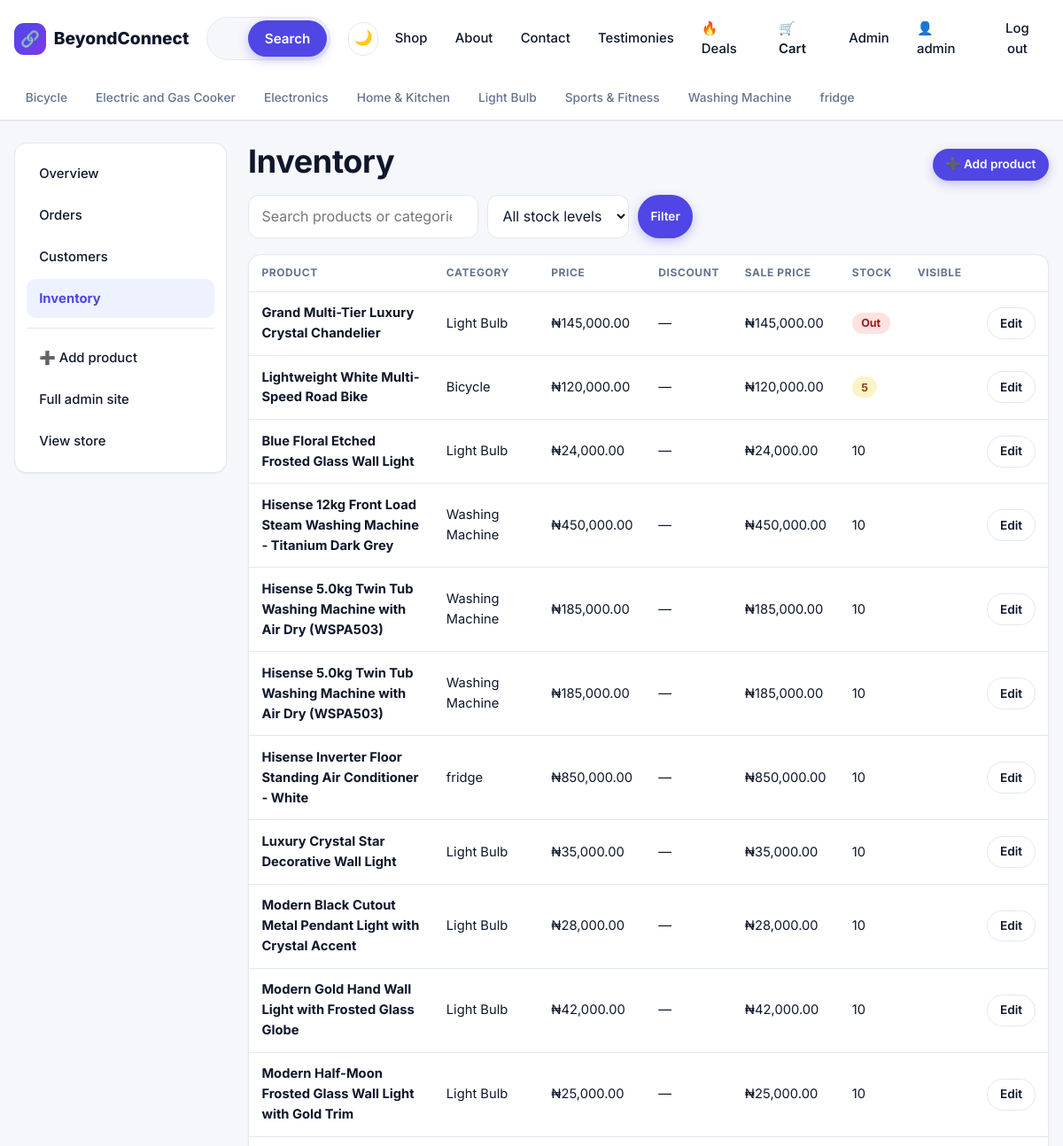
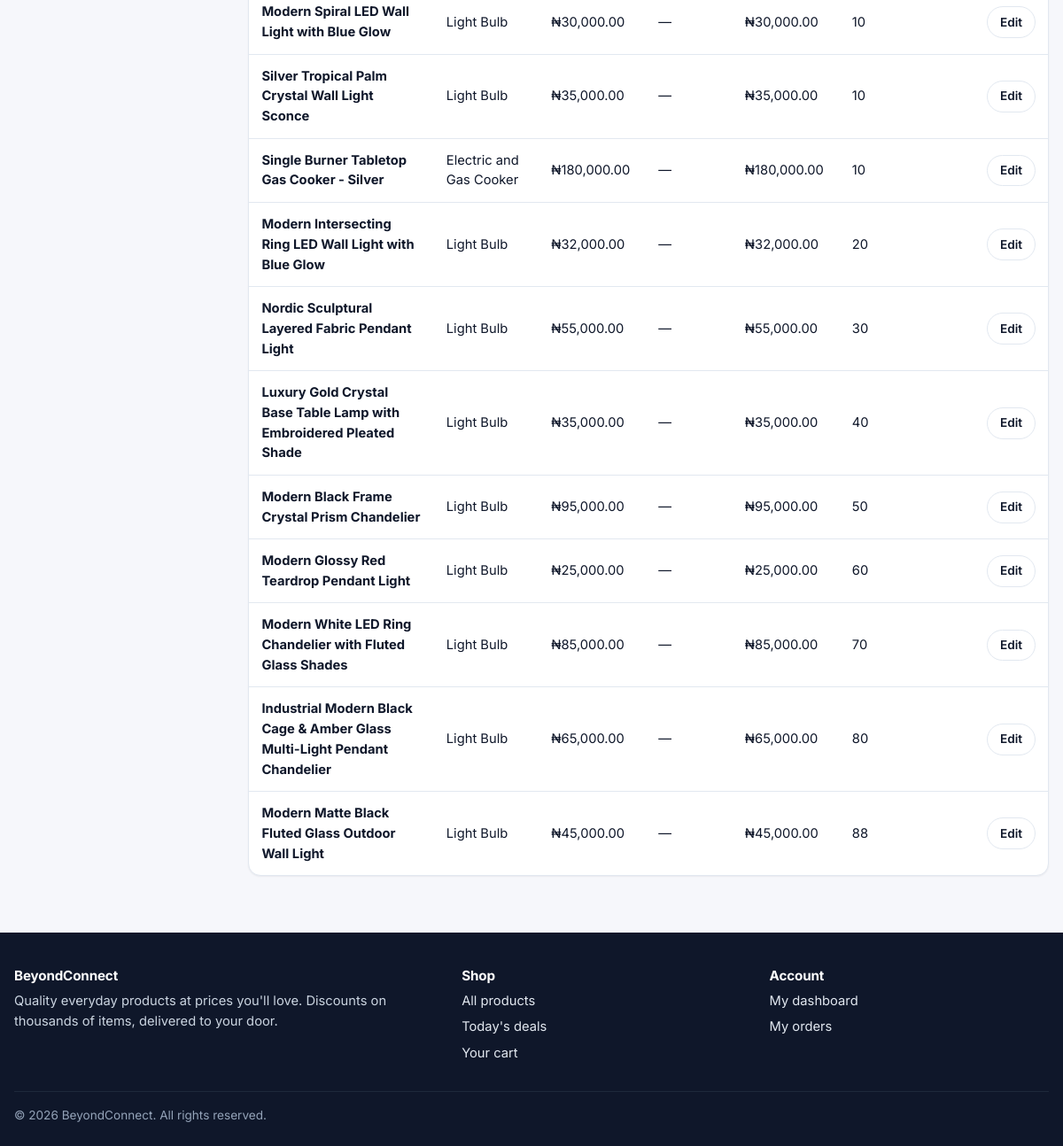
The page /manage/inventory/ (signed in) on the database as committed earlier (2 pictures, top to bottom).
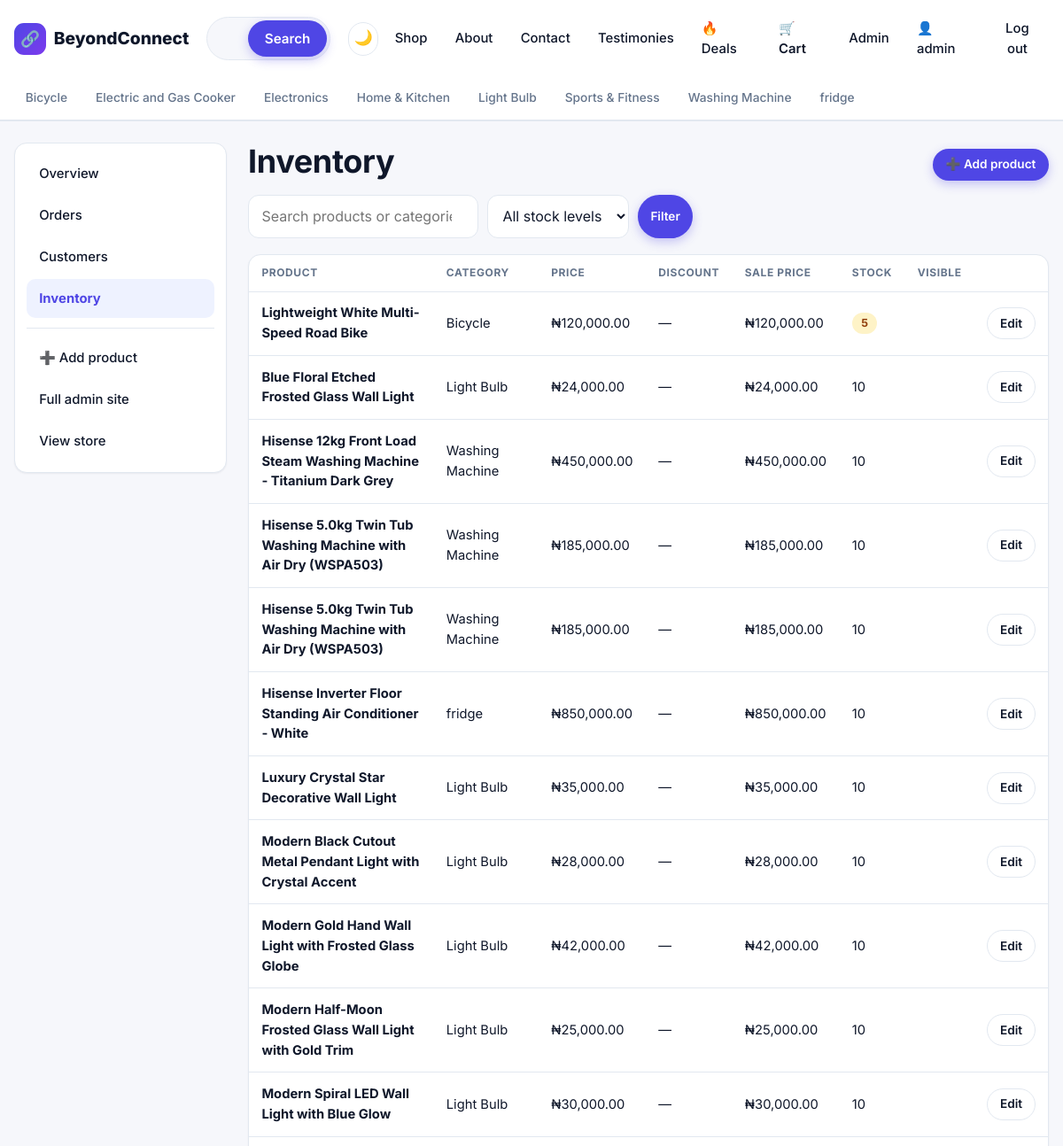
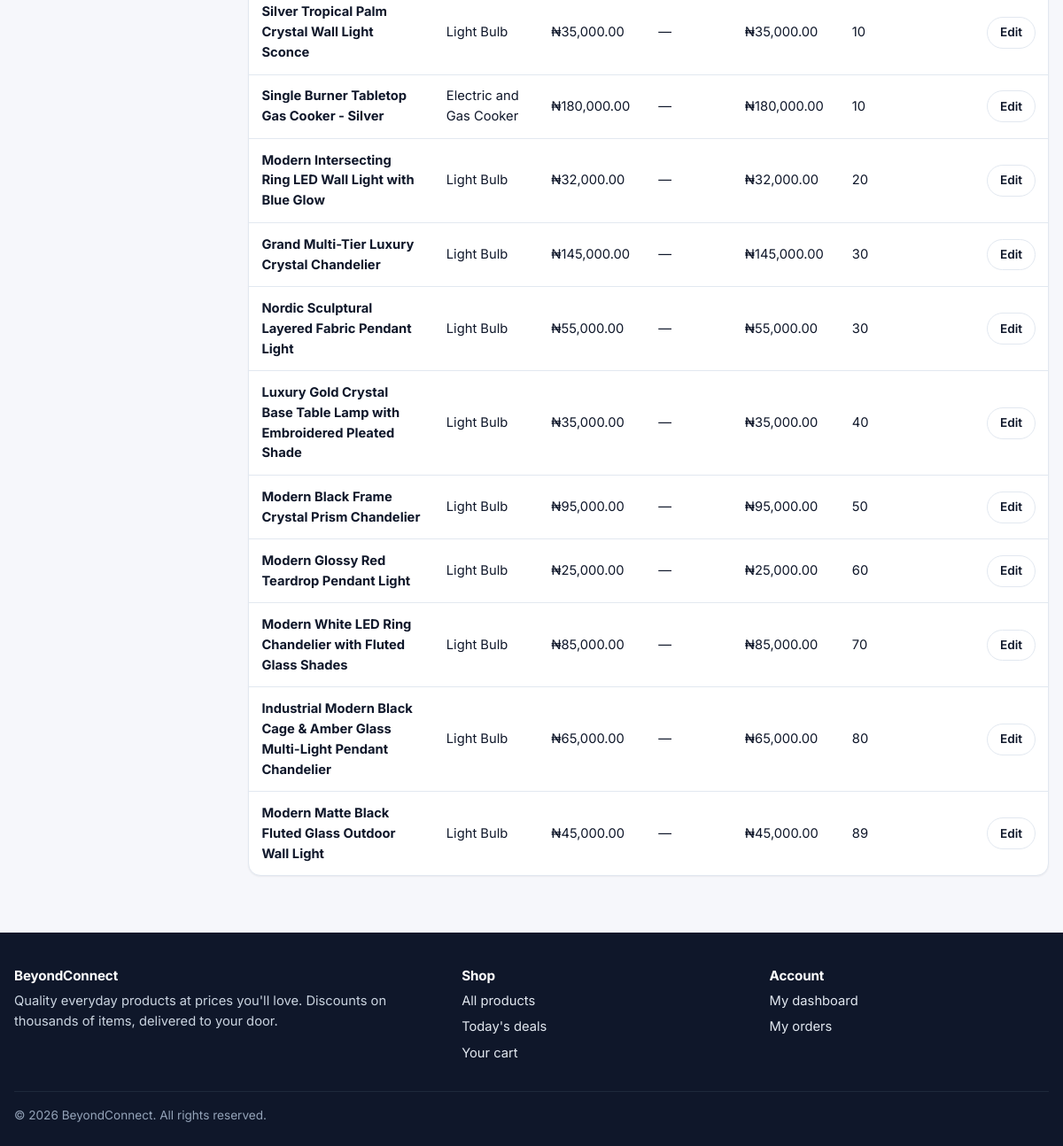
The same page on the database as committed later (2 pictures, top to bottom).
### store/models.py (models this page shows, shortened)
class Category(models.Model):
    name = models.CharField(max_length=100, unique=True)
    slug = models.SlugField(max_length=110, unique=True, blank=True)
    icon = models.CharField(max_length=8, blank=True, default="🛍️", help_text="An emoji shown on category chips.")
    description = models.TextField(blank=True)
    class Meta:
        ordering = ["name"]
        verbose_name_plural = "categories"
    def get_absolute_url(self):
        return reverse("store:category", args=[self.slug])

class Product(models.Model):
    category = models.ForeignKey(Category, on_delete=models.PROTECT, related_name="products")
    name = models.CharField(max_length=200)
    slug = models.SlugField(max_length=220, unique=True, blank=True)
    description = models.TextField()
    price = models.DecimalField(
        "original price",
        max_digits=10,
        decimal_places=2,
        validators=[MinValueValidator(Decimal("0.01"))],
    )
    discount_percent = models.PositiveSmallIntegerField(
        default=0,
        validators=[MaxValueValidator(90)],
        help_text="0-90. The discounted price is calculated automatically.",
    )
    stock = models.PositiveIntegerField(default=0)
    image = models.ImageField(upload_to="products/", blank=True)
    image_url = models.URLField(blank=True, help_text="Optional: use an external image instead of uploading one.")
    is_active = models.BooleanField(default=True, help_text="Untick to hide the product from the store.")
    is_featured = models.BooleanField(default=False)
    created_at = models.DateTimeField(auto_now_add=True)
    updated_at = models.DateTimeField(auto_now=True)
    class Meta:
        ordering = ["-created_at"]
    @property
    def has_discount(self):
        return self.discount_percent > 0
    @property
    def discounted_price(self):
        factor = Decimal(100 - self.discount_percent) / Decimal(100)
        return (Decimal(self.price) * factor).quantize(TWO_PLACES, rounding=ROUND_HALF_UP)
    @property
    def is_low_stock(self):
        return 0 < self.stock <= settings.LOW_STOCK_THRESHOLD

### dashboard/views.py (the view)
# urls.py: path("inventory/", views.inventory, name="inventory"),
@staff_required
def inventory(request):
    query = request.GET.get("q", "").strip()
    stock_filter = request.GET.get("stock", "")
    qs = Product.objects.select_related("category")
    if query:
        qs = qs.filter(Q(name__icontains=query) | Q(category__name__icontains=query))
    if stock_filter == "low":
        qs = qs.filter(stock__gt=0, stock__lte=settings.LOW_STOCK_THRESHOLD)
    elif stock_filter == "out":
        qs = qs.filter(stock=0)
    page = Paginator(qs.order_by("stock", "name"), 25).get_page(request.GET.get("page"))
    context = {
        "page_obj": page,
        "query": query,
        "stock_filter": stock_filter,
        "category_count": Category.objects.count(),
        "section": "inventory",
    }
    return render(request, "dashboard/inventory.html", context)

### dashboard/views.py (called while the page is built)
def staff_required(view_func):
    @wraps(view_func)
    def wrapper(request, *args, **kwargs):
        if not request.user.is_authenticated:
            return redirect_to_login(request.get_full_path(), settings.LOGIN_URL)
        if not request.user.is_staff:
            raise PermissionDenied
        return view_func(request, *args, **kwargs)
    return wrapper

### store/cart.py (called while the page is built)
    def __len__(self):
        return sum(self.items.values())

### store/context_processors.py (called while the page is built)
def site(request):
    return {
        "SITE_NAME": settings.SITE_NAME,
        "CURRENCY": settings.CURRENCY_SYMBOL,
        "FREE_SHIPPING": Decimal(str(settings.FREE_SHIPPING_THRESHOLD)),
        "cart_count": len(Cart(request)),
        "nav_categories": Category.objects.all()[:8],
    }

### store/templatetags/store_extras.py (called while the page is built)
@register.filter
def money(value):
    try:
        amount = Decimal(value)
    except (InvalidOperation, TypeError, ValueError):
        return value
    return f"{settings.CURRENCY_SYMBOL}{amount:,.2f}"

### templates/dashboard/inventory.html (shortened to what this page needs)
{% extends "base.html" %}
{% load store_extras %}
{% block content %}
<div class="dash-grid">
  {% include "dashboard/_side_nav.html" %}
  <div>
    <div class="section-head">
      <h1 style="margin:0">Inventory</h1>
      <a class="btn btn-primary btn-sm" href="{% url 'admin:store_product_add' %}">➕ Add product</a>
    </div>
    <form method="get" class="toolbar" style="margin-top:1rem">
      <div style="display:flex;gap:.6rem;flex-wrap:wrap">
        <input class="input" style="width:260px" type="search" name="q" value="{{ query }}" placeholder="Search products or categories">
        <select name="stock" class="select" onchange="this.form.submit()">
          <option value="">All stock levels</option>
        </select>
        <button class="btn btn-primary btn-sm" type="submit">Filter</button>
      </div>
    </form>
    <div class="card">
      <div class="table-wrap">
        <table class="table">
          <thead><tr><th>Product</th><th>Category</th><th>Price</th><th>Discount</th><th>Sale price</th><th>Stock</th><th>Visible</th><th></th></tr></thead>
          <tbody>
          {% for p in page_obj %}
            <tr>
              <td><strong>{{ p.name }}</strong></td>
              <td>{{ p.category.name }}</td>
              <td>{{ p.price|money }}</td>
              <td>{% if p.has_discount %}<span class="pill pill-sale">-{{ p.discount_percent }}%</span>{% else %}—{% endif %}</td>
              <td>{{ p.discounted_price|money }}</td>
              <td>{% if p.stock == 0 %}<span class="status status-cancelled">Out</span>{% elif p.is_low_stock %}<span class="status status-pending">{{ p.stock }}</span>{% else %}{{ p.stock }}{% endif %}</td>
              <td>{% if p.is_active %}{% else %}{% endif %}</td>
              <td class="right"><a class="btn btn-ghost btn-sm" href="{% url 'admin:store_product_change' p.pk %}">Edit</a></td>
            </tr>
          {% empty %}
            <tr><td colspan="8" class="center muted" style="padding:2rem">No products match.</td></tr>
          {% endfor %}
          </tbody>
        </table>
      </div>
    </div>
  </div>
</div>
{% endblock %}

### templates/base.html (shortened to what this page needs)
{% load static %}<!DOCTYPE html>
<html lang="en">
<head>
  <link rel="stylesheet" href="{% static 'css/style.css' %}">
</head>
<body>
  <header class="site-header">
    <div class="container header-row">
      <a href="{% url 'store:home' %}" class="brand"><span class="brand-mark">🔗</span>{{ SITE_NAME }}</a>
      <form class="search-form" action="{% url 'store:search' %}" method="get" role="search" autocomplete="off">
        <button class="btn btn-primary" type="submit">Search</button>
      </form>
      <nav class="nav" data-nav>
        <button type="button" class="theme-toggle" data-theme-toggle aria-label="Switch to dark mode" title="Switch light / dark mode">🌙</button>
        <a href="{% url 'store:product_list' %}">Shop</a>
        <a href="{% url 'store:about' %}">About</a>
        <a href="{% url 'store:contact' %}">Contact</a>
        <a href="{% url 'store:testimonials' %}">Testimonies</a>
        <a href="{% url 'store:product_list' %}?deals=1&sort=discount">🔥 Deals</a>
        <a href="{% url 'store:cart' %}" class="cart-link">🛒 Cart{% if cart_count %}<span class="cart-count">{{ cart_count }}</span>{% endif %}</a>
        {% if user.is_authenticated %}
          {% if user.is_staff %}<a href="{% url 'dashboard:home' %}">Admin</a>{% endif %}
          <a href="{% url 'accounts:dashboard' %}">👤 {{ user.first_name|default:user.username }}</a>
          <form action="{% url 'accounts:logout' %}" method="post">{% csrf_token %}<button type="submit" class="link-button">Log out</button></form>
        {% else %}
          <a href="{% url 'accounts:login' %}">Log in</a>
          <a href="{% url 'accounts:signup' %}" class="btn btn-primary btn-sm">Sign up</a>
        {% endif %}
      </nav>
    </div>
    {% if nav_categories %}
    <div class="category-bar">
      <div class="container">
        {% for c in nav_categories %}<a href="{{ c.get_absolute_url }}">{{ c.icon }} {{ c.name }}</a>{% endfor %}
      </div>
    </div>
    {% endif %}
  </header>
  <main>
    <div class="container">
      {% block content %}{% endblock %}
    </div>
  </main>
  <footer class="site-footer">
    <div class="container">
      <div class="footer-grid">
        <div>
          <h4>{{ SITE_NAME }}</h4>
          <p>Quality everyday products at prices you'll love. Discounts on thousands of items, delivered to your door.</p>
        </div>
        <div>
          <h4>Shop</h4>
          <ul>
            <li><a href="{% url 'store:product_list' %}">All products</a></li>
            <li><a href="{% url 'store:product_list' %}?deals=1&sort=discount">Today's deals</a></li>
            <li><a href="{% url 'store:cart' %}">Your cart</a></li>
          </ul>
        </div>
        <div>
          <h4>Account</h4>
          <ul>
            {% if user.is_authenticated %}
              <li><a href="{% url 'accounts:dashboard' %}">My dashboard</a></li>
              <li><a href="{% url 'accounts:order_list' %}">My orders</a></li>
            {% else %}
              <li><a href="{% url 'accounts:login' %}">Log in</a></li>
              <li><a href="{% url 'accounts:signup' %}">Create account</a></li>
            {% endif %}
          </ul>
        </div>
      </div>
      <div class="copyright">© {% now "Y" %} {{ SITE_NAME }}. All rights reserved.</div>
    </div>
  </footer>
</body>
</html>

Rows that differ between the two databases and show on the page:
changed Product "Grand Multi-Tier Luxury Crystal Chandelier": stock (not shown) → "30"; no longer shows "Out"; moves down the list
changed Product "Modern Matte Black Fluted Glass Outdoor Wall Light": stock "88" → "89"
